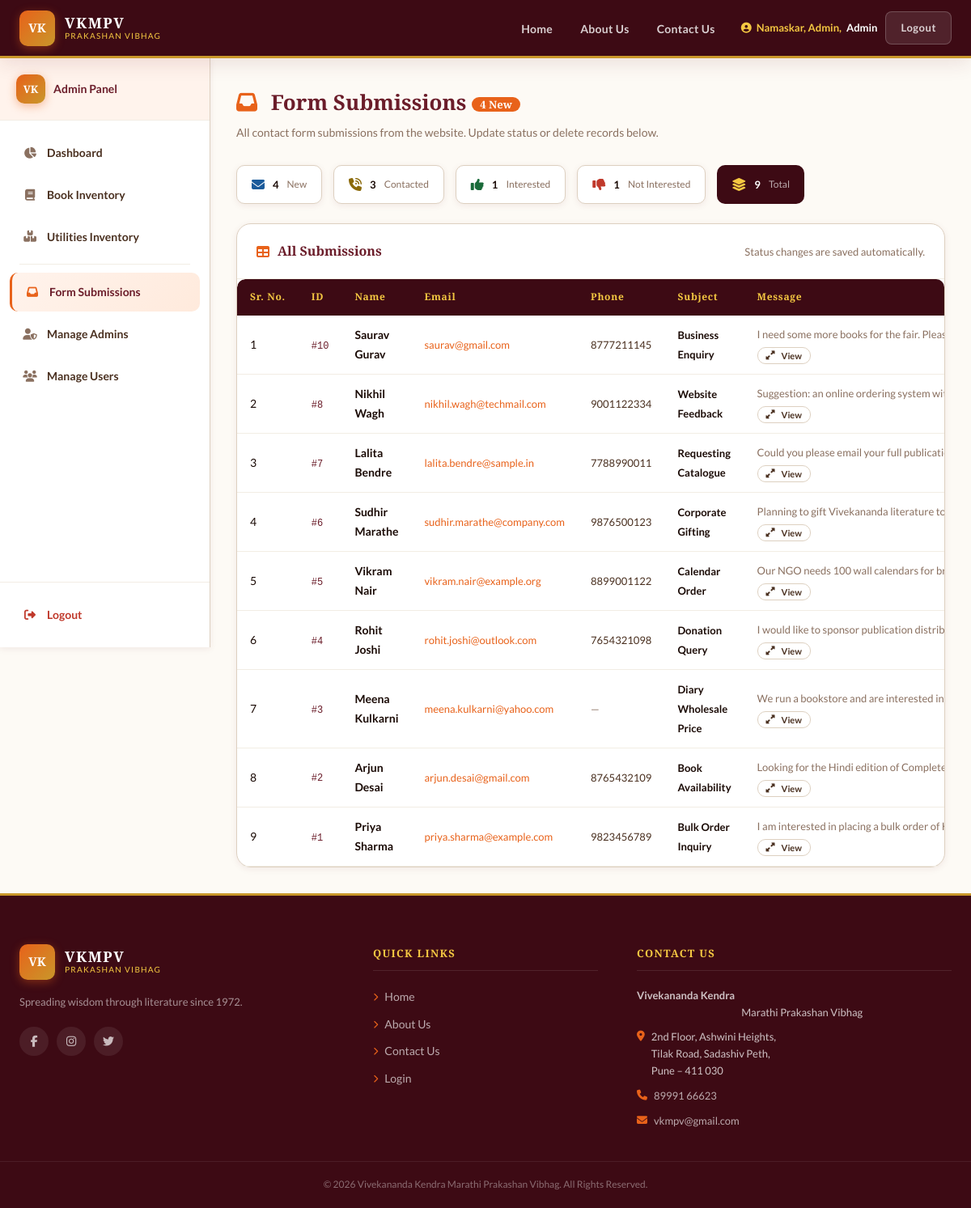
Page /contact-submissions.php (signed in) on the committed database.
### tables this page shows
CREATE TABLE `contact_submissions` (
  `id` int(11) NOT NULL,
  `name` varchar(100) NOT NULL,
  `email` varchar(150) NOT NULL,
  `phone` varchar(20) DEFAULT NULL,
  `subject` varchar(255) NOT NULL,
  `message` text NOT NULL,
  `status` enum('New','Contacted','Interested','Not Interested') NOT NULL DEFAULT 'New',
  `submitted_at` timestamp NOT NULL DEFAULT current_timestamp(),
  `updated_at` timestamp NOT NULL DEFAULT current_timestamp() ON UPDATE current_timestamp()
);

### contact-submissions.php (the view, shortened to what this page needs)
<?php
$conn = getDBConnection();
$submissions = $conn->query(
    "SELECT * FROM contact_submissions ORDER BY submitted_at DESC"
)->fetch_all(MYSQLI_ASSOC);
$newCount = 0;
foreach ($submissions as $s) {
    if ($s['status'] === 'New') $newCount++;
}
require_once 'includes/header.php';
?>
<div class="app-layout">
    <?php require_once 'includes/sidebar.php'; ?>
    <main class="main-content">
        <div class="page-header">
            <h1>
                <i class="fas fa-inbox" style="color:var(--saffron); margin-right:10px;"></i>
                Form Submissions
                <?php if ($newCount > 0): ?>
                    <span class="sidebar-badge" style="font-size:13px; padding:2px 10px; border-radius:12px; vertical-align:middle;">
                        <?= $newCount ?> New
                    </span>
                <?php endif; ?>
            </h1>
            <p>All contact form submissions from the website. Update status or delete records below.</p>
        </div>
        <div style="display:flex; gap:14px; flex-wrap:wrap; margin-bottom:24px;">
            <?php
            $counts = ['New'=>0,'Contacted'=>0,'Interested'=>0,'Not Interested'=>0];
            foreach ($submissions as $s) {
                if (isset($counts[$s['status']])) $counts[$s['status']]++;
            }
            $icons = ['New'=>'fa-envelope','Contacted'=>'fa-phone-volume','Interested'=>'fa-thumbs-up','Not Interested'=>'fa-thumbs-down'];
            $colors= ['New'=>'#1A5B9B','Contacted'=>'#8B6A0A','Interested'=>'#1A6B3A','Not Interested'=>'#C0392B'];
            foreach ($counts as $label => $cnt):
            ?>
            <div style="display:flex; align-items:center; gap:10px; background:var(--white); border:1px solid var(--border); border-radius:var(--radius); padding:12px 18px; box-shadow:var(--shadow-sm);">
                <i class="fas <?= $icons[$label] ?>" style="color:<?= $colors[$label] ?>; font-size:16px;"></i>
                <span style="font-size:13px; font-weight:700; color:var(--text-dark);"><?= $cnt ?></span>
                <span style="font-size:12px; color:var(--text-light);"><?= $label ?></span>
            </div>
            <?php endforeach; ?>
            <div style="display:flex; align-items:center; gap:10px; background:var(--maroon-deep); border-radius:var(--radius); padding:12px 18px;">
                <i class="fas fa-layer-group" style="color:var(--gold-light); font-size:16px;"></i>
                <span style="font-size:13px; font-weight:700; color:var(--white);"><?= count($submissions) ?></span>
                <span style="font-size:12px; color:rgba(255,255,255,0.65);">Total</span>
            </div>
        </div>
        <div class="card">
            <div class="card-header">
                <h3 class="card-title"><i class="fas fa-table"></i> All Submissions</h3>
                <span style="font-size:13px; color:var(--text-light);">
                    Status changes are saved automatically.
                </span>
            </div>
            <div class="card-body" style="padding:0;">
                <div class="table-wrapper">
                    <table class="data-table" id="submissionsTable">
                        <thead>
                            <tr>
                                <th>Sr. No.</th>
                                <th>ID</th>
                                <th>Name</th>
                                <th>Email</th>
                                <th>Phone</th>
                                <th>Subject</th>
                                <th>Message</th>
                            </tr>
                        </thead>
                        <tbody>
                            <?php if (empty($submissions)): ?>
                            <tr>
                                <td colspan="10" style="text-align:center; padding:60px 20px; color:var(--text-light);">
                                    <i class="fas fa-inbox" style="font-size:48px; opacity:0.25; display:block; margin-bottom:12px;"></i>
                                    No contact form submissions yet.
                                </td>
                            </tr>
                            <?php else: ?>
                            <?php foreach ($submissions as $i => $row): ?>
                            <tr id="row-<?= $row['id'] ?>">
                                <td><?= $i + 1 ?></td>
                                <td><code style="font-size:12px; color:var(--maroon);">#<?= $row['id'] ?></code></td>
                                <td>
                                    <strong><?= htmlspecialchars($row['name']) ?></strong>
                                </td>
                                <td>
                                    <a href="mailto:<?= htmlspecialchars($row['email']) ?>"
                                       style="color:var(--saffron); font-size:13px;">
                                        <?= htmlspecialchars($row['email']) ?>
                                    </a>
                                </td>
                                <td style="font-size:13px; color:var(--text-mid);">
                                    <?= $row['phone'] ? htmlspecialchars($row['phone']) : '<span style="color:var(--text-light);">—</span>' ?>
                                </td>
                                <td><strong style="font-size:13px;"><?= htmlspecialchars($row['subject']) ?></strong></td>
                                <td>
                                    <div class="message-preview" title="<?= htmlspecialchars($row['message']) ?>">
                                        <?= htmlspecialchars($row['message']) ?>
                                    </div>
                                    <button class="btn btn-outline" style="font-size:11px; padding:3px 10px; margin-top:5px;"
                                            data-modal="msgModal"
                                            data-name="<?= htmlspecialchars($row['name']) ?>"
                                            data-msg="<?= htmlspecialchars($row['message']) ?>">
                                        <i class="fas fa-expand-alt"></i> View
                                    </button>
                                </td>
                            </tr>
                            <?php endforeach; ?>
                            <?php endif; ?>
                        </tbody>
                    </table>
                </div>
            </div>
        </div>
    </main>
</div>
<?php require_once 'includes/footer.php'; ?>

### assets/css/style.css (style rules this page uses)
:root { --saffron: #E8621A; --saffron-light: #F59142; --saffron-pale: #FFF3EC; --maroon: #6B1D2A; --maroon-deep: #3D0A14; --maroon-light: #9B3445; --gold: #C9972A; --gold-light: #F5C842; --cream: #FDFAF5; --cream-dark: #F2EDE4; --text-dark: #1A0A05; --text-mid: #4A3020; --text-light: #8A7060; --white: #FFFFFF; --success: #27855A; --danger: #C0392B; --info: #1A6B9B; --border: #DDD0C0; --shadow-sm: 0 2px 8px rgba(107,29,42,0.08); --shadow-md: 0 6px 24px rgba(107,29,42,0.12); --shadow-lg: 0 16px 48px rgba(107,29,42,0.18); --radius: 10px; --radius-lg: 18px; --sidebar-width: 260px; --navbar-h: 72px; }
*, *::before, *::after { box-sizing: border-box; margin: 0; padding: 0; }
html { scroll-behavior: smooth; font-size: 16px; }
body { font-family: 'Lato', sans-serif; background: var(--cream); color: var(--text-dark); line-height: 1.7; min-height: 100vh; display: flex; flex-direction: column; }
a { color: var(--maroon); text-decoration: none; transition: color .2s; }
.btn { display: inline-flex; align-items: center; gap: 8px; padding: 10px 22px; border-radius: var(--radius); font-size: 14px; font-weight: 700; font-family: 'Lato', sans-serif; cursor: pointer; border: none; transition: all .2s; text-decoration: none; white-space: nowrap; }
.btn-outline { background: transparent; border: 1px solid var(--border); color: var(--text-mid); font-size: 13px; padding: 8px 16px; }
.card { background: var(--white); border-radius: var(--radius-lg); box-shadow: var(--shadow-sm); border: 1px solid var(--border); }
.card-header { padding: 20px 24px; border-bottom: 1px solid var(--cream-dark); display: flex; align-items: center; justify-content: space-between; flex-wrap: wrap; gap: 12px; }
.card-title { font-family: 'Cinzel', serif; font-size: 16px; font-weight: 600; color: var(--maroon); display: flex; align-items: center; gap: 10px; }
.card-title i { color: var(--saffron); }
.card-body { padding: 24px; }
.table-wrapper { overflow-x: auto; border-radius: var(--radius); }
table.data-table { width: 100%; border-collapse: collapse; font-size: 14px; }
.data-table thead th { background: var(--maroon-deep); color: var(--gold-light); padding: 12px 16px; text-align: left; font-family: 'Cinzel', serif; font-size: 12px; font-weight: 600; letter-spacing: 0.06em; white-space: nowrap; }
.data-table thead th:first-child { border-radius: var(--radius) 0 0 0; }
.data-table tbody tr { border-bottom: 1px solid var(--cream-dark); transition: background .15s; }
.data-table tbody td { padding: 12px 16px; color: var(--text-dark); vertical-align: middle; }
.app-layout { display: flex; min-height: calc(100vh - var(--navbar-h)); flex: 1; }
.main-content { flex: 1; padding: 32px; overflow-x: hidden; min-width: 0; }
.page-header { margin-bottom: 28px; }
.page-header h1 { font-family: 'Cinzel', serif; font-size: 26px; color: var(--maroon); margin-bottom: 4px; }
.page-header p { color: var(--text-light); font-size: 14px; }
.message-preview { max-width: 260px; white-space: nowrap; overflow: hidden; text-overflow: ellipsis; color: var(--text-light); font-size: 13px; }
.sidebar-badge { display: inline-flex; align-items: center; justify-content: center; background: var(--saffron); color: var(--white); border-radius: 10px; font-size: 10px; font-weight: 700; min-width: 18px; height: 18px; padding: 0 5px; margin-left: auto; }

### rows in the picture
contact_submissions: id "10", name "Saurav Gurav", email "saurav@gmail.com", phone "8777211145", subject "Business Enquiry", message "I need some more books for the fair. Please c…"
contact_submissions: id "8", name "Nikhil Wagh", email "nikhil.wagh@techmail.com", phone "9001122334", subject "Website Feedback", message "Suggestion: an online ordering system with…"
contact_submissions: id "7", name "Lalita Bendre", email "lalita.bendre@sample.in", phone "7788990011", subject "Requesting Catalogue", message "Could you please email your full publication…"
contact_submissions: id "6", name "Sudhir Marathe", email "sudhir.marathe@company.com", phone "9876500123", subject "Corporate Gifting", message "Planning to gift Vivekananda literature to 2…"
contact_submissions: id "5", name "Vikram Nair", email "vikram.nair@example.org", phone "8899001122", subject "Calendar Order", message "Our NGO needs 100 wall calendars for bran…"
contact_submissions: id "4", name "Rohit Joshi", email "rohit.joshi@outlook.com", phone "7654321098", subject "Donation Query", message "I would like to sponsor publication distributi…"
contact_submissions: id "3", name "Meena Kulkarni", email "meena.kulkarni@yahoo.com", subject "Diary Wholesale Price", message "We run a bookstore and are interested in st…"
contact_submissions: id "2", name "Arjun Desai", email "arjun.desai@gmail.com", phone "8765432109", subject "Book Availability", message "Looking for the Hindi edition of Complete W…"
contact_submissions: id "1", name "Priya Sharma", email "priya.sharma@example.com", phone "9823456789", subject "Bulk Order Inquiry", message "I am interested in placing a bulk order of Kar…"

### other values in the picture
$_SESSION['name'] "Admin"
$newCount "4"
$cnt "4"
$label "New"
$cnt "3"
$label "Contacted"
$cnt "1"
$label "Interested"
$label "Not Interested"
count($submissions) "9"
